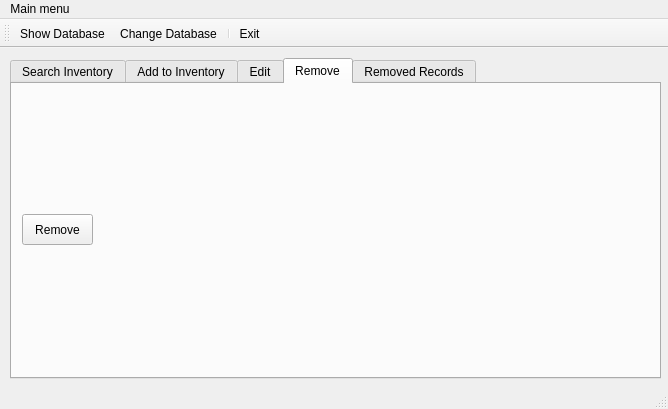
<?xml version="1.0" encoding="UTF-8"?>
<ui version="4.0">
 <class>C_pro</class>
 <widget class="QMainWindow" name="C_pro">
  <property name="geometry">
   <rect>
    <x>0</x>
    <y>0</y>
    <width>668</width>
    <height>409</height>
   </rect>
  </property>
  <property name="windowTitle">
   <string>Inventory</string>
  </property>
  <property name="windowIcon">
   <iconset resource="myres.qrc">
    <normaloff>:/images/E:/Java Projects/Java_RTC_Example(MVC)/src/Icon/inventory.png</normaloff>:/images/E:/Java Projects/Java_RTC_Example(MVC)/src/Icon/inventory.png</iconset>
  </property>
  <property name="tabShape">
   <enum>QTabWidget::Rounded</enum>
  </property>
  <widget class="QWidget" name="centralWidget">
   <widget class="QTabWidget" name="tabWidget">
    <property name="geometry">
     <rect>
      <x>10</x>
      <y>10</y>
      <width>651</width>
      <height>321</height>
     </rect>
    </property>
    <property name="focusPolicy">
     <enum>Qt::WheelFocus</enum>
    </property>
    <property name="autoFillBackground">
     <bool>true</bool>
    </property>
    <property name="styleSheet">
     <string notr="true"/>
    </property>
    <property name="tabPosition">
     <enum>QTabWidget::North</enum>
    </property>
    <property name="currentIndex">
     <number>3</number>
    </property>
    <widget class="QWidget" name="tab">
     <attribute name="title">
      <string>Search Inventory</string>
     </attribute>
     <widget class="QWidget" name="layoutWidget">
      <property name="geometry">
       <rect>
        <x>10</x>
        <y>11</y>
        <width>621</width>
        <height>231</height>
       </rect>
      </property>
      <layout class="QVBoxLayout" name="verticalLayout">
       <item>
        <layout class="QHBoxLayout" name="horizontalLayout">
         <item>
          <widget class="QLabel" name="label">
           <property name="text">
            <string>Search Key</string>
           </property>
          </widget>
         </item>
         <item>
          <widget class="QLineEdit" name="lineEdit">
           <property name="placeholderText">
            <string/>
           </property>
          </widget>
         </item>
        </layout>
       </item>
       <item>
        <widget class="QTableWidget" name="output">
         <property name="verticalScrollMode">
          <enum>QAbstractItemView::ScrollPerPixel</enum>
         </property>
         <property name="horizontalScrollMode">
          <enum>QAbstractItemView::ScrollPerPixel</enum>
         </property>
         <column>
          <property name="text">
           <string>ID</string>
          </property>
         </column>
         <column>
          <property name="text">
           <string>Name</string>
          </property>
         </column>
         <column>
          <property name="text">
           <string>Amount</string>
          </property>
         </column>
         <column>
          <property name="text">
           <string>Price</string>
          </property>
         </column>
         <column>
          <property name="text">
           <string>Type</string>
          </property>
         </column>
         <column>
          <property name="text">
           <string>#Shelf</string>
          </property>
         </column>
        </widget>
       </item>
      </layout>
     </widget>
     <widget class="QWidget" name="layoutWidget">
      <property name="geometry">
       <rect>
        <x>10</x>
        <y>260</y>
        <width>251</width>
        <height>19</height>
       </rect>
      </property>
      <layout class="QHBoxLayout" name="horizontalLayout_5">
       <item>
        <widget class="QLabel" name="label_9">
         <property name="text">
          <string>Search By :</string>
         </property>
        </widget>
       </item>
       <item>
        <widget class="QRadioButton" name="search_id">
         <property name="text">
          <string>id</string>
         </property>
        </widget>
       </item>
       <item>
        <widget class="QRadioButton" name="search_name">
         <property name="text">
          <string>name</string>
         </property>
         <property name="checked">
          <bool>true</bool>
         </property>
        </widget>
       </item>
       <item>
        <widget class="QRadioButton" name="search_type">
         <property name="text">
          <string>type</string>
         </property>
        </widget>
       </item>
      </layout>
     </widget>
     <widget class="QPushButton" name="pushButton_3">
      <property name="geometry">
       <rect>
        <x>270</x>
        <y>260</y>
        <width>131</width>
        <height>23</height>
       </rect>
      </property>
      <property name="text">
       <string>Retrieve All Records</string>
      </property>
      <property name="shortcut">
       <string>Ctrl+R</string>
      </property>
     </widget>
    </widget>
    <widget class="QWidget" name="tab_2">
     <attribute name="title">
      <string>Add to Inventory</string>
     </attribute>
     <widget class="QPushButton" name="pushButton">
      <property name="geometry">
       <rect>
        <x>10</x>
        <y>200</y>
        <width>75</width>
        <height>23</height>
       </rect>
      </property>
      <property name="text">
       <string>Add</string>
      </property>
      <property name="icon">
       <iconset resource="myres.qrc">
        <normaloff>:/images/E:/Java Projects/Java_RTC_Example(MVC)/src/Icon/add_tab2.png</normaloff>:/images/E:/Java Projects/Java_RTC_Example(MVC)/src/Icon/add_tab2.png</iconset>
      </property>
      <property name="shortcut">
       <string>Return</string>
      </property>
     </widget>
     <widget class="QWidget" name="layoutWidget">
      <property name="geometry">
       <rect>
        <x>10</x>
        <y>20</y>
        <width>271</width>
        <height>91</height>
       </rect>
      </property>
      <layout class="QHBoxLayout" name="horizontalLayout_2">
       <item>
        <layout class="QVBoxLayout" name="verticalLayout_2">
         <item>
          <widget class="QLabel" name="label_2">
           <property name="text">
            <string>ID</string>
           </property>
          </widget>
         </item>
         <item>
          <widget class="QLabel" name="label_3">
           <property name="text">
            <string>Name</string>
           </property>
          </widget>
         </item>
         <item>
          <widget class="QLabel" name="label_4">
           <property name="text">
            <string>Amount</string>
           </property>
          </widget>
         </item>
        </layout>
       </item>
       <item>
        <layout class="QVBoxLayout" name="verticalLayout_3">
         <item>
          <widget class="QLineEdit" name="id">
           <property name="placeholderText">
            <string>563-456-256</string>
           </property>
          </widget>
         </item>
         <item>
          <widget class="QLineEdit" name="name">
           <property name="placeholderText">
            <string>Introduction to pattern design.</string>
           </property>
          </widget>
         </item>
         <item>
          <widget class="QLineEdit" name="amount">
           <property name="placeholderText">
            <string>23</string>
           </property>
          </widget>
         </item>
        </layout>
       </item>
      </layout>
     </widget>
     <widget class="QWidget" name="layoutWidget">
      <property name="geometry">
       <rect>
        <x>10</x>
        <y>110</y>
        <width>271</width>
        <height>76</height>
       </rect>
      </property>
      <layout class="QHBoxLayout" name="horizontalLayout_4">
       <property name="spacing">
        <number>20</number>
       </property>
       <item>
        <layout class="QVBoxLayout" name="verticalLayout_4">
         <item>
          <widget class="QLabel" name="label_6">
           <property name="text">
            <string>Price</string>
           </property>
          </widget>
         </item>
         <item>
          <widget class="QLabel" name="label_7">
           <property name="text">
            <string>Type</string>
           </property>
          </widget>
         </item>
         <item>
          <widget class="QLabel" name="label_8">
           <property name="text">
            <string>Shelf</string>
           </property>
          </widget>
         </item>
        </layout>
       </item>
       <item>
        <layout class="QVBoxLayout" name="verticalLayout_5">
         <item>
          <widget class="QLineEdit" name="price">
           <property name="placeholderText">
            <string>$123</string>
           </property>
          </widget>
         </item>
         <item>
          <widget class="QLineEdit" name="type">
           <property name="placeholderText">
            <string>Computer Science</string>
           </property>
          </widget>
         </item>
         <item>
          <widget class="QLineEdit" name="shelf">
           <property name="placeholderText">
            <string>31</string>
           </property>
          </widget>
         </item>
        </layout>
       </item>
      </layout>
     </widget>
     <widget class="QLabel" name="label_10">
      <property name="geometry">
       <rect>
        <x>290</x>
        <y>20</y>
        <width>341</width>
        <height>261</height>
       </rect>
      </property>
      <property name="frameShape">
       <enum>QFrame::NoFrame</enum>
      </property>
      <property name="frameShadow">
       <enum>QFrame::Plain</enum>
      </property>
      <property name="lineWidth">
       <number>4</number>
      </property>
      <property name="text">
       <string/>
      </property>
      <property name="textFormat">
       <enum>Qt::PlainText</enum>
      </property>
      <property name="pixmap">
       <pixmap resource="myres.qrc">:/images/E:/Java Projects/Java_RTC_Example(MVC)/src/Icon/1367421450_add-to-database.png</pixmap>
      </property>
      <property name="scaledContents">
       <bool>false</bool>
      </property>
      <property name="alignment">
       <set>Qt::AlignCenter</set>
      </property>
     </widget>
    </widget>
    <widget class="QWidget" name="tab_3">
     <attribute name="title">
      <string>Edit</string>
     </attribute>
     <widget class="QPushButton" name="pushButton_4">
      <property name="geometry">
       <rect>
        <x>10</x>
        <y>220</y>
        <width>81</width>
        <height>23</height>
       </rect>
      </property>
      <property name="text">
       <string>Proceed</string>
      </property>
      <property name="icon">
       <iconset resource="myres.qrc">
        <normaloff>:/images/E:/Java Projects/Java_RTC_Example(MVC)/src/Icon/proceed.png</normaloff>:/images/E:/Java Projects/Java_RTC_Example(MVC)/src/Icon/proceed.png</iconset>
      </property>
      <property name="shortcut">
       <string>Return</string>
      </property>
     </widget>
     <widget class="QLabel" name="label_19">
      <property name="geometry">
       <rect>
        <x>350</x>
        <y>20</y>
        <width>251</width>
        <height>241</height>
       </rect>
      </property>
      <property name="text">
       <string/>
      </property>
      <property name="pixmap">
       <pixmap resource="myres.qrc">:/images/E:/Java Projects/Java_RTC_Example(MVC)/src/Icon/edit.png</pixmap>
      </property>
     </widget>
     <widget class="QWidget" name="layoutWidget">
      <property name="geometry">
       <rect>
        <x>5</x>
        <y>20</y>
        <width>321</width>
        <height>180</height>
       </rect>
      </property>
      <layout class="QHBoxLayout" name="horizontalLayout_6">
       <item>
        <layout class="QVBoxLayout" name="verticalLayout_6">
         <item>
          <widget class="QLabel" name="label_12">
           <property name="text">
            <string>Old ID</string>
           </property>
          </widget>
         </item>
         <item>
          <widget class="QLabel" name="label_13">
           <property name="text">
            <string>New ID</string>
           </property>
          </widget>
         </item>
         <item>
          <widget class="QLabel" name="label_14">
           <property name="text">
            <string>New Name</string>
           </property>
          </widget>
         </item>
         <item>
          <widget class="QLabel" name="label_15">
           <property name="text">
            <string>New Amount</string>
           </property>
          </widget>
         </item>
         <item>
          <widget class="QLabel" name="label_16">
           <property name="text">
            <string>New Price</string>
           </property>
          </widget>
         </item>
         <item>
          <widget class="QLabel" name="label_17">
           <property name="text">
            <string>New Type</string>
           </property>
          </widget>
         </item>
         <item>
          <widget class="QLabel" name="label_18">
           <property name="text">
            <string>New #Shelf</string>
           </property>
          </widget>
         </item>
        </layout>
       </item>
       <item>
        <layout class="QVBoxLayout" name="verticalLayout_7">
         <item>
          <widget class="QLineEdit" name="old_id"/>
         </item>
         <item>
          <widget class="QLineEdit" name="new_id"/>
         </item>
         <item>
          <widget class="QLineEdit" name="new_name"/>
         </item>
         <item>
          <widget class="QLineEdit" name="new_amount"/>
         </item>
         <item>
          <widget class="QLineEdit" name="new_price"/>
         </item>
         <item>
          <widget class="QLineEdit" name="new_type"/>
         </item>
         <item>
          <widget class="QLineEdit" name="new_shelf"/>
         </item>
        </layout>
       </item>
      </layout>
     </widget>
    </widget>
    <widget class="QWidget" name="tab_4">
     <attribute name="title">
      <string>Remove</string>
     </attribute>
     <widget class="QLabel" name="delete_results">
      <property name="geometry">
       <rect>
        <x>10</x>
        <y>50</y>
        <width>281</width>
        <height>61</height>
       </rect>
      </property>
      <property name="text">
       <string/>
      </property>
     </widget>
     <widget class="QPushButton" name="pushButton_2">
      <property name="geometry">
       <rect>
        <x>10</x>
        <y>130</y>
        <width>71</width>
        <height>31</height>
       </rect>
      </property>
      <property name="text">
       <string>Remove</string>
      </property>
      <property name="icon">
       <iconset resource="myres.qrc">
        <normaloff>:/images/E:/Java Projects/Java_RTC_Example(MVC)/src/Icon/1367419602_DeleteRed.png</normaloff>:/images/E:/Java Projects/Java_RTC_Example(MVC)/src/Icon/1367419602_DeleteRed.png</iconset>
      </property>
      <property name="shortcut">
       <string>Return</string>
      </property>
     </widget>
     <widget class="QWidget" name="layoutWidget">
      <property name="geometry">
       <rect>
        <x>10</x>
        <y>20</y>
        <width>281</width>
        <height>22</height>
       </rect>
      </property>
      <layout class="QHBoxLayout" name="horizontalLayout_3">
       <item>
        <widget class="QLabel" name="label_5">
         <property name="text">
          <string>ID</string>
         </property>
        </widget>
       </item>
       <item>
        <widget class="QLineEdit" name="id_delete"/>
       </item>
      </layout>
     </widget>
     <widget class="QLabel" name="label_11">
      <property name="geometry">
       <rect>
        <x>330</x>
        <y>10</y>
        <width>251</width>
        <height>261</height>
       </rect>
      </property>
      <property name="text">
       <string/>
      </property>
      <property name="pixmap">
       <pixmap resource="myres.qrc">:/images/E:/Java Projects/Java_RTC_Example(MVC)/src/Icon/delete.png</pixmap>
      </property>
     </widget>
    </widget>
    <widget class="QWidget" name="tab_5">
     <attribute name="title">
      <string>Removed Records</string>
     </attribute>
     <widget class="QTableWidget" name="removed_table">
      <property name="geometry">
       <rect>
        <x>10</x>
        <y>40</y>
        <width>621</width>
        <height>192</height>
       </rect>
      </property>
      <property name="editTriggers">
       <set>QAbstractItemView::NoEditTriggers</set>
      </property>
      <property name="alternatingRowColors">
       <bool>true</bool>
      </property>
      <property name="selectionMode">
       <enum>QAbstractItemView::SingleSelection</enum>
      </property>
      <property name="verticalScrollMode">
       <enum>QAbstractItemView::ScrollPerPixel</enum>
      </property>
      <property name="horizontalScrollMode">
       <enum>QAbstractItemView::ScrollPerPixel</enum>
      </property>
      <column>
       <property name="text">
        <string>ID</string>
       </property>
      </column>
      <column>
       <property name="text">
        <string>Name</string>
       </property>
      </column>
      <column>
       <property name="text">
        <string>Amount</string>
       </property>
      </column>
      <column>
       <property name="text">
        <string>Price</string>
       </property>
      </column>
      <column>
       <property name="text">
        <string>Type</string>
       </property>
      </column>
      <column>
       <property name="text">
        <string>#Shelf</string>
       </property>
      </column>
     </widget>
     <widget class="QPushButton" name="pushButton_5">
      <property name="geometry">
       <rect>
        <x>20</x>
        <y>10</y>
        <width>141</width>
        <height>23</height>
       </rect>
      </property>
      <property name="text">
       <string>Show Removed Records</string>
      </property>
     </widget>
     <widget class="QPushButton" name="pushButton_6">
      <property name="geometry">
       <rect>
        <x>170</x>
        <y>10</y>
        <width>141</width>
        <height>23</height>
       </rect>
      </property>
      <property name="text">
       <string>Restore Selected Row</string>
      </property>
     </widget>
    </widget>
   </widget>
  </widget>
  <widget class="QMenuBar" name="menuBar">
   <property name="geometry">
    <rect>
     <x>0</x>
     <y>0</y>
     <width>668</width>
     <height>21</height>
    </rect>
   </property>
   <widget class="QMenu" name="menuMain_menu">
    <property name="title">
     <string>Main menu</string>
    </property>
    <addaction name="actionShow_Database"/>
    <addaction name="actionChange_Database"/>
    <addaction name="separator"/>
    <addaction name="actionExit"/>
   </widget>
   <addaction name="menuMain_menu"/>
  </widget>
  <widget class="QToolBar" name="mainToolBar">
   <attribute name="toolBarArea">
    <enum>TopToolBarArea</enum>
   </attribute>
   <attribute name="toolBarBreak">
    <bool>false</bool>
   </attribute>
   <addaction name="actionShow_Database"/>
   <addaction name="actionChange_Database"/>
   <addaction name="separator"/>
   <addaction name="actionExit"/>
  </widget>
  <widget class="QStatusBar" name="statusBar"/>
  <action name="actionShow_Database">
   <property name="icon">
    <iconset resource="myres.qrc">
     <normaloff>:/images/E:/Java Projects/Java_RTC_Example(MVC)/src/Icon/show_database.png</normaloff>:/images/E:/Java Projects/Java_RTC_Example(MVC)/src/Icon/show_database.png</iconset>
   </property>
   <property name="text">
    <string>Show Database</string>
   </property>
   <property name="shortcut">
    <string>Ctrl+O</string>
   </property>
  </action>
  <action name="actionExit">
   <property name="icon">
    <iconset resource="myres.qrc">
     <normaloff>:/images/E:/Java Projects/Java_RTC_Example(MVC)/src/Icon/exit.png</normaloff>:/images/E:/Java Projects/Java_RTC_Example(MVC)/src/Icon/exit.png</iconset>
   </property>
   <property name="text">
    <string>Exit</string>
   </property>
   <property name="shortcut">
    <string>Esc</string>
   </property>
  </action>
  <action name="actionChange_Database">
   <property name="icon">
    <iconset resource="myres.qrc">
     <normaloff>:/images/E:/Java Projects/Java_RTC_Example(MVC)/src/Icon/change_db.png</normaloff>:/images/E:/Java Projects/Java_RTC_Example(MVC)/src/Icon/change_db.png</iconset>
   </property>
   <property name="text">
    <string>Change Database</string>
   </property>
   <property name="shortcut">
    <string>Ctrl+N</string>
   </property>
  </action>
 </widget>
 <layoutdefault spacing="6" margin="11"/>
 <resources>
  <include location="myres.qrc"/>
 </resources>
 <connections/>
</ui>
